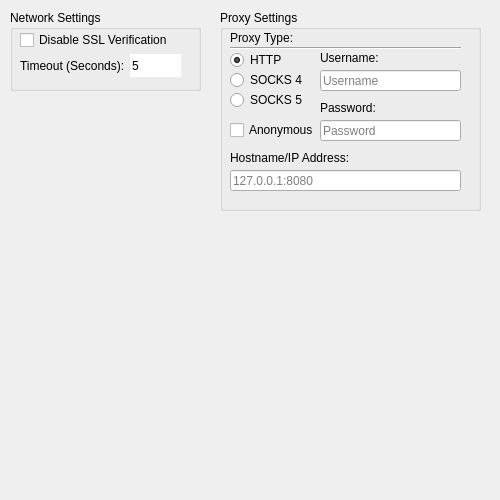
<?xml version="1.0" encoding="UTF-8"?>
<ui version="4.0">
 <class>SettingsWidget</class>
 <widget class="QWidget" name="SettingsWidget">
  <property name="geometry">
   <rect>
    <x>0</x>
    <y>0</y>
    <width>500</width>
    <height>500</height>
   </rect>
  </property>
  <property name="windowTitle">
   <string>Form</string>
  </property>
  <widget class="QGroupBox" name="groupBox">
   <property name="geometry">
    <rect>
     <x>10</x>
     <y>10</y>
     <width>191</width>
     <height>81</height>
    </rect>
   </property>
   <property name="title">
    <string>Network Settings</string>
   </property>
   <widget class="QCheckBox" name="checkBox">
    <property name="geometry">
     <rect>
      <x>10</x>
      <y>20</y>
      <width>161</width>
      <height>20</height>
     </rect>
    </property>
    <property name="text">
     <string>Disable SSL Verification</string>
    </property>
   </widget>
   <widget class="QSpinBox" name="spinBox">
    <property name="geometry">
     <rect>
      <x>120</x>
      <y>44</y>
      <width>51</width>
      <height>23</height>
     </rect>
    </property>
    <property name="frame">
     <bool>false</bool>
    </property>
    <property name="buttonSymbols">
     <enum>QAbstractSpinBox::ButtonSymbols::NoButtons</enum>
    </property>
    <property name="value">
     <number>5</number>
    </property>
   </widget>
   <widget class="QLabel" name="label">
    <property name="geometry">
     <rect>
      <x>10</x>
      <y>48</y>
      <width>111</width>
      <height>16</height>
     </rect>
    </property>
    <property name="text">
     <string>Timeout (Seconds):</string>
    </property>
   </widget>
  </widget>
  <widget class="QGroupBox" name="groupBox_2">
   <property name="geometry">
    <rect>
     <x>220</x>
     <y>10</y>
     <width>261</width>
     <height>201</height>
    </rect>
   </property>
   <property name="title">
    <string>Proxy Settings</string>
   </property>
   <widget class="QLabel" name="label_2">
    <property name="geometry">
     <rect>
      <x>10</x>
      <y>20</y>
      <width>71</width>
      <height>16</height>
     </rect>
    </property>
    <property name="text">
     <string>Proxy Type:</string>
    </property>
   </widget>
   <widget class="QRadioButton" name="radioButton">
    <property name="geometry">
     <rect>
      <x>10</x>
      <y>40</y>
      <width>92</width>
      <height>20</height>
     </rect>
    </property>
    <property name="text">
     <string>HTTP</string>
    </property>
    <property name="checked">
     <bool>true</bool>
    </property>
   </widget>
   <widget class="QRadioButton" name="radioButton_2">
    <property name="geometry">
     <rect>
      <x>10</x>
      <y>60</y>
      <width>92</width>
      <height>20</height>
     </rect>
    </property>
    <property name="text">
     <string>SOCKS 4</string>
    </property>
   </widget>
   <widget class="QRadioButton" name="radioButton_3">
    <property name="geometry">
     <rect>
      <x>10</x>
      <y>80</y>
      <width>92</width>
      <height>20</height>
     </rect>
    </property>
    <property name="text">
     <string>SOCKS 5</string>
    </property>
   </widget>
   <widget class="QLabel" name="label_3">
    <property name="geometry">
     <rect>
      <x>100</x>
      <y>40</y>
      <width>71</width>
      <height>16</height>
     </rect>
    </property>
    <property name="text">
     <string>Username:</string>
    </property>
   </widget>
   <widget class="Line" name="line">
    <property name="geometry">
     <rect>
      <x>10</x>
      <y>30</y>
      <width>231</width>
      <height>16</height>
     </rect>
    </property>
    <property name="orientation">
     <enum>Qt::Orientation::Horizontal</enum>
    </property>
   </widget>
   <widget class="QLineEdit" name="lineEdit">
    <property name="geometry">
     <rect>
      <x>100</x>
      <y>60</y>
      <width>141</width>
      <height>21</height>
     </rect>
    </property>
    <property name="placeholderText">
     <string>Username</string>
    </property>
   </widget>
   <widget class="QLabel" name="label_4">
    <property name="geometry">
     <rect>
      <x>100</x>
      <y>90</y>
      <width>71</width>
      <height>16</height>
     </rect>
    </property>
    <property name="text">
     <string>Password:</string>
    </property>
   </widget>
   <widget class="QLineEdit" name="lineEdit_2">
    <property name="geometry">
     <rect>
      <x>100</x>
      <y>110</y>
      <width>141</width>
      <height>21</height>
     </rect>
    </property>
    <property name="echoMode">
     <enum>QLineEdit::EchoMode::Password</enum>
    </property>
    <property name="placeholderText">
     <string>Password</string>
    </property>
   </widget>
   <widget class="QCheckBox" name="checkBox_2">
    <property name="geometry">
     <rect>
      <x>10</x>
      <y>110</y>
      <width>91</width>
      <height>20</height>
     </rect>
    </property>
    <property name="text">
     <string>Anonymous</string>
    </property>
   </widget>
   <widget class="QLabel" name="label_5">
    <property name="geometry">
     <rect>
      <x>10</x>
      <y>140</y>
      <width>121</width>
      <height>16</height>
     </rect>
    </property>
    <property name="text">
     <string>Hostname/IP Address:</string>
    </property>
   </widget>
   <widget class="QLineEdit" name="lineEdit_3">
    <property name="geometry">
     <rect>
      <x>10</x>
      <y>160</y>
      <width>231</width>
      <height>21</height>
     </rect>
    </property>
    <property name="placeholderText">
     <string>127.0.0.1:8080</string>
    </property>
   </widget>
  </widget>
 </widget>
 <resources/>
 <connections/>
</ui>
